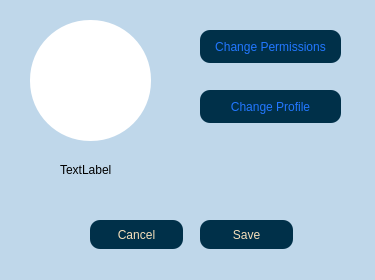
<?xml version="1.0" encoding="UTF-8"?>
<ui version="4.0">
 <class>GroupProfile</class>
 <widget class="QDialog" name="GroupProfile">
  <property name="geometry">
   <rect>
    <x>0</x>
    <y>0</y>
    <width>375</width>
    <height>280</height>
   </rect>
  </property>
  <property name="windowTitle">
   <string>Dialog</string>
  </property>
  <property name="styleSheet">
   <string notr="true">background-color:rgb(191, 215, 234);</string>
  </property>
  <widget class="QPushButton" name="pbn_permission">
   <property name="geometry">
    <rect>
     <x>200</x>
     <y>30</y>
     <width>141</width>
     <height>33</height>
    </rect>
   </property>
   <property name="cursor">
    <cursorShape>PointingHandCursor</cursorShape>
   </property>
   <property name="styleSheet">
    <string notr="true">background-color:rgb(0, 48, 73);
border-radius: 10%;
color:rgb(34, 119, 255)</string>
   </property>
   <property name="text">
    <string>Change Permissions</string>
   </property>
  </widget>
  <widget class="QLabel" name="lbl_name">
   <property name="geometry">
    <rect>
     <x>60</x>
     <y>160</y>
     <width>63</width>
     <height>20</height>
    </rect>
   </property>
   <property name="text">
    <string>TextLabel</string>
   </property>
  </widget>
  <widget class="QPushButton" name="pbn_change_image">
   <property name="geometry">
    <rect>
     <x>200</x>
     <y>90</y>
     <width>141</width>
     <height>33</height>
    </rect>
   </property>
   <property name="cursor">
    <cursorShape>PointingHandCursor</cursorShape>
   </property>
   <property name="styleSheet">
    <string notr="true">background-color:rgb(0, 48, 73);
border-radius: 10%;
color:rgb(34, 119, 255)</string>
   </property>
   <property name="text">
    <string>Change Profile</string>
   </property>
  </widget>
  <widget class="QPushButton" name="pbn_save">
   <property name="geometry">
    <rect>
     <x>200</x>
     <y>220</y>
     <width>93</width>
     <height>29</height>
    </rect>
   </property>
   <property name="cursor">
    <cursorShape>PointingHandCursor</cursorShape>
   </property>
   <property name="styleSheet">
    <string notr="true">background-color:rgb(0, 48, 73);
border-radius: 10%;
color:rgb(245, 223, 187);</string>
   </property>
   <property name="text">
    <string>Save</string>
   </property>
  </widget>
  <widget class="QPushButton" name="pbn_cancel">
   <property name="geometry">
    <rect>
     <x>90</x>
     <y>220</y>
     <width>93</width>
     <height>29</height>
    </rect>
   </property>
   <property name="cursor">
    <cursorShape>PointingHandCursor</cursorShape>
   </property>
   <property name="styleSheet">
    <string notr="true">background-color:rgb(0, 48, 73);
border-radius: 10%;
color:rgb(245, 223, 187);</string>
   </property>
   <property name="text">
    <string>Cancel</string>
   </property>
  </widget>
  <widget class="QLabel" name="lbl_img">
   <property name="geometry">
    <rect>
     <x>30</x>
     <y>20</y>
     <width>121</width>
     <height>121</height>
    </rect>
   </property>
   <property name="styleSheet">
    <string notr="true">background-color:white;
border-radius:60%;</string>
   </property>
   <property name="text">
    <string/>
   </property>
   <property name="alignment">
    <set>Qt::AlignCenter</set>
   </property>
  </widget>
 </widget>
 <resources/>
 <connections/>
</ui>
